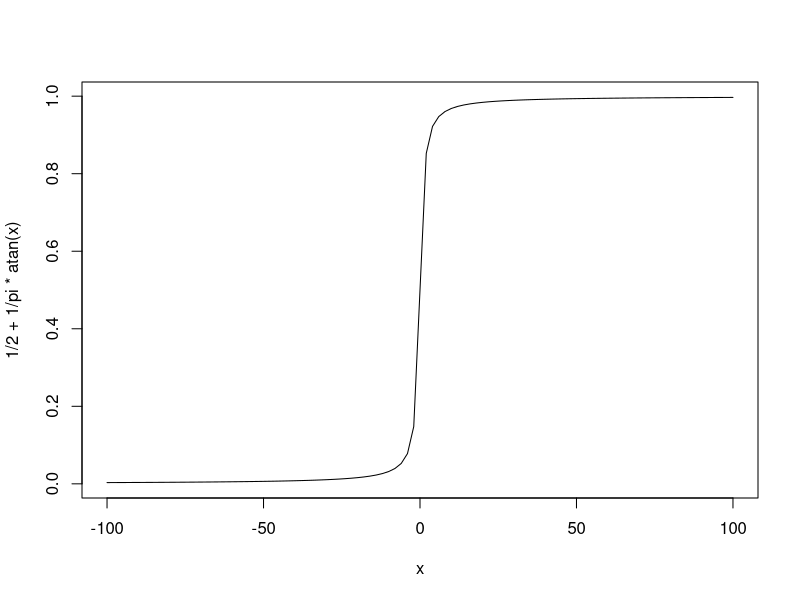
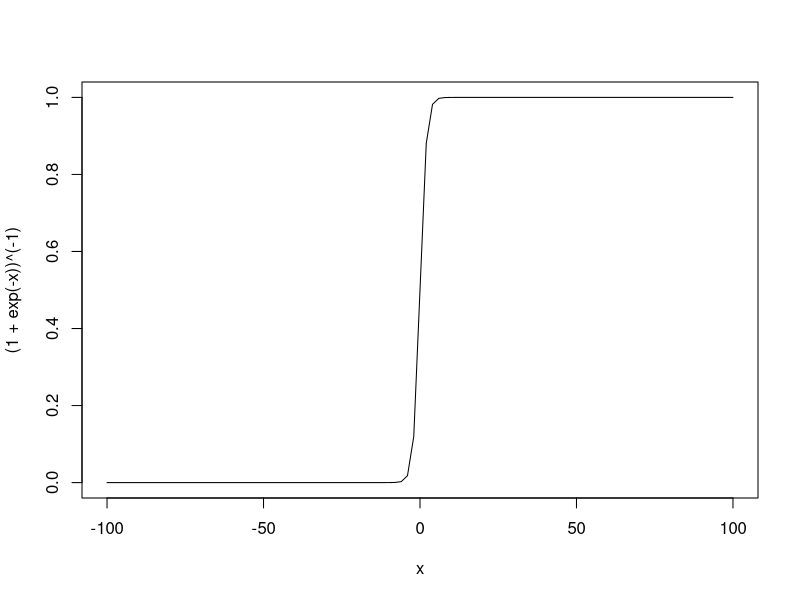
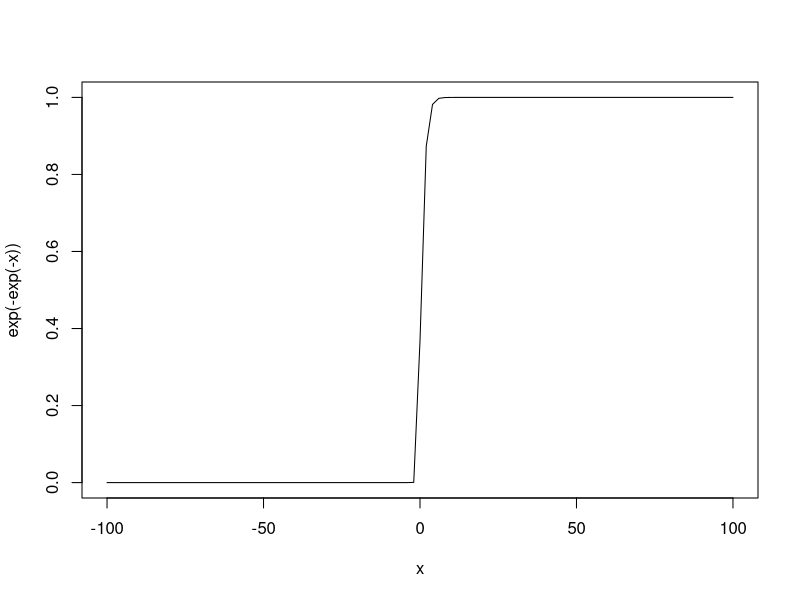
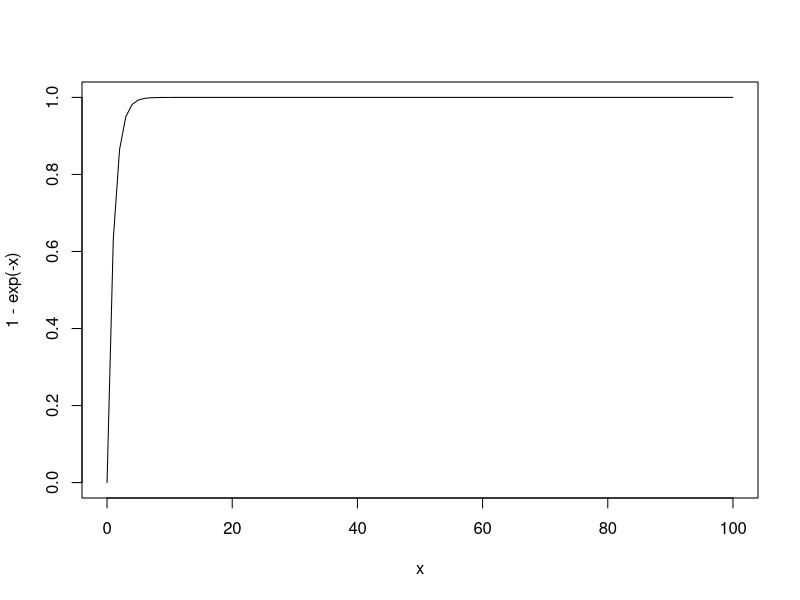
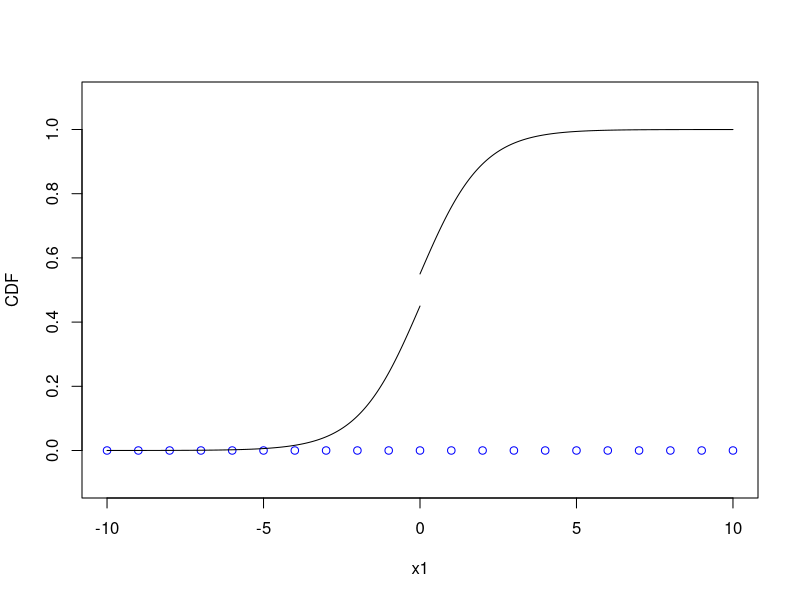
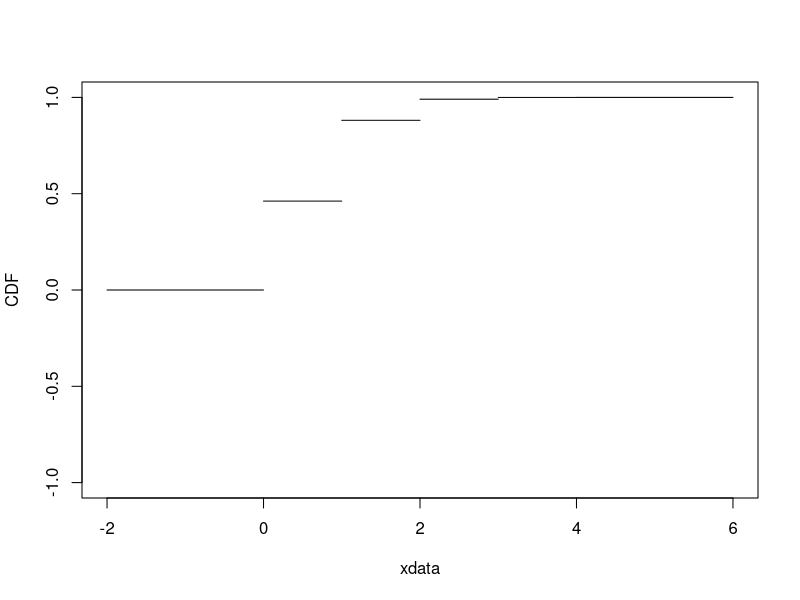
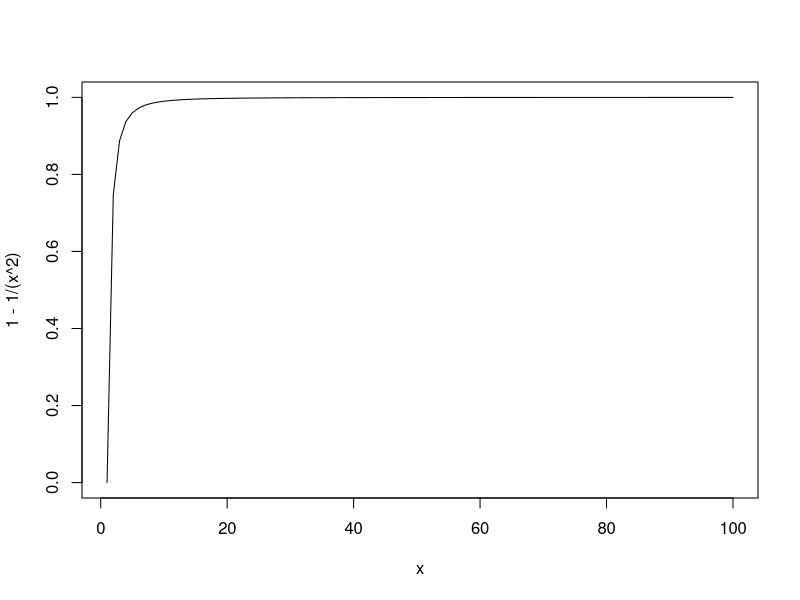

Write the R code that produced these figures, in order.
## ---- chunk 1
(5 + 6) / (7 * 3)
## ---- chunk 2
sum(dbinom(size=20, prob = 0.25, x = c(10:20)))
## ---- chunk 3
curve(1/2 + 1/pi * atan(x), -100, 100, type="l")
## ---- chunk 4
curve((1+exp(-x))^(-1), -100, 100, type="l")
## ---- chunk 5
curve(exp(-exp(-x)), -100, 100, type="l")
## ---- chunk 6
curve(1-exp(-x), 0, 100, type="l")
## ---- chunk 7
#epsilon <- 0.0001 #assigned variable (assumed to be very small)
epsilon<-.1
##the sequences for where each equation applies
x1 <- seq(-10,10,1)
x2 <- seq(-10,0,0.01)
x3 <- seq(0, 10, 0.01)

##the plots themselves for each sequence
plot(x1, 0*x1,type="p", ylim=c(-.1,1.1), col="blue", ylab="CDF" )
lines(x2,(1-epsilon) / (1+exp(-x2)))
lines(x3,epsilon + (1-epsilon) / (1+exp(-x3)))


## ---- chunk 8
(choose(10,4) * choose(15,4)) / choose(25,8)
## ---- chunk 9
for(i in 0:4) print((choose(5,i) * choose(25, 4-i)) / choose(30,4))

#makeshift way to make a step function. 
xdata <- c(-2:6)
y1 <- c(0,0,0,NA,NA, NA,NA,NA,NA)
y2 <- c(NA,NA, 0.4616, 0.4616,NA,NA,NA,NA,NA)
y3 <- c(NA,NA,NA,0.8812, 0.8812,NA,NA,NA,NA)
y4 <- c(NA,NA,NA,NA,0.9907, 0.9907,NA,NA,NA)
y5 <- c(NA,NA,NA,NA,NA,0.9998, 0.9998,NA,NA)
y6 <- c(NA,NA,NA,NA,NA,NA,1,1,1)

plot(xdata, y1, type="l",ylab="CDF")
lines(xdata, y2)
lines(xdata, y3)
lines(xdata, y4)
lines(xdata, y5)
lines(xdata, y6)
## ---- chunk 10
curve(1-1/(x^2), 1, 100)
